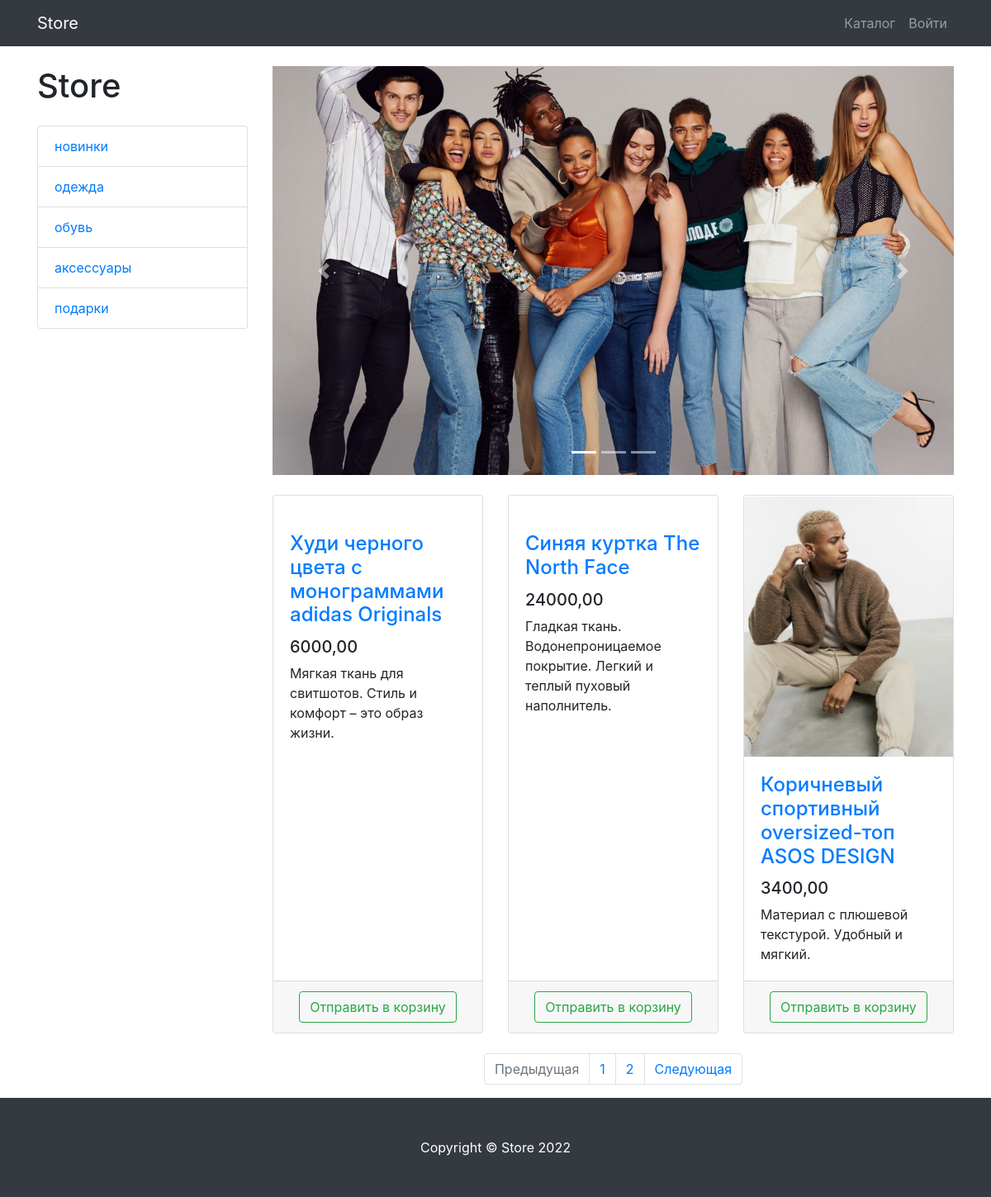
Page /products on the committed database.
### products/models.py (models this page shows, shortened)
class ProductCategory(models.Model):
    name = models.CharField(max_length=128, unique=True)
    slug = models.SlugField(max_length=128, unique=True, db_index=True)
    description = models.TextField(null=True, blank=True)
    is_visible = models.BooleanField(default=True)
    position = models.PositiveSmallIntegerField(unique=True)
    class Meta:
        verbose_name = 'Category'
        verbose_name_plural = 'Categories'

class Product(models.Model):
    name = models.CharField(max_length=256)
    slug = models.SlugField(max_length=256, unique=True, db_index=True)
    description = models.TextField()
    price = models.DecimalField(max_digits=10, decimal_places=2)
    quantity = models.PositiveIntegerField(default=0)
    image = models.ImageField(upload_to='products_images')
    category = models.ForeignKey(to=ProductCategory, on_delete=models.CASCADE)
    is_visible = models.BooleanField(default=True)
    position = models.PositiveSmallIntegerField()
    class Meta:
        verbose_name = 'Product'
        verbose_name_plural = 'Products'

### products/views.py (the view)
# urls.py: path('', ProductsListView.as_view(), name='index'),
class ProductsListView(TitleMixin, ListView):
    model = Product
    template_name = 'products/products.html'
    paginate_by = 3
    title = 'Store - Каталог'
    def get_queryset(self):
        queryset = super(ProductsListView, self).get_queryset()
        category_id = self.kwargs.get('category_id')
        return queryset.filter(category_id=category_id) if category_id else queryset
    def get_context_data(self, *, object_list=None, **kwargs):
        context = super(ProductsListView, self).get_context_data()
        context['categories'] = ProductCategory.objects.all()
        return context

### common/views.py (called while the page is built)
    def get_context_data(self, **kwargs):
        context = super(TitleMixin, self).get_context_data(**kwargs)
        context['title'] = self.title
        return context

### products/context_processors.py (called while the page is built)
def baskets(request):
    user = request.user
    return {'baskets': Basket.objects.filter(user=user) if user.is_authenticated else []}

### products/templates/products/products.html (shortened to what this page needs)
{% extends 'products/base.html' %}
{% load static %}
{% block css %}
	<link href="{% static 'vendor/css/products.css' %}" rel="stylesheet">
{% endblock %}
{% block content %}
	<div class="container">
    <div class="row">
        <div class="col-lg-3">
            <h1 class="my-4">Store</h1>
            <div class="list-group">
                {% for category in categories %}
                	<a href="{% url 'products:category' category.id %}" class="list-group-item">
                        {{ category.name }}
                    </a>
                {% endfor %}
            </div>
        </div>
        <div class="col-lg-9">
            <div id="carouselExampleIndicators" class="carousel slide my-4" data-ride="carousel">
                <ol class="carousel-indicators">
                    <li data-target="#carouselExampleIndicators" data-slide-to="0" class="active"></li>
                    <li data-target="#carouselExampleIndicators" data-slide-to="1"></li>
                    <li data-target="#carouselExampleIndicators" data-slide-to="2"></li>
                </ol>
                <div class="carousel-inner" role="listbox">
                    <div class="carousel-item active">
                        <img class="d-block img-fluid" src="/static/vendor/img/slides/slide-1.jpg" alt="First slide">
                    </div>
                </div>
                <a class="carousel-control-prev" href="#carouselExampleIndicators" role="button" data-slide="prev">
                    <span class="carousel-control-prev-icon" aria-hidden="true"></span>
                </a>
                <a class="carousel-control-next" href="#carouselExampleIndicators" role="button" data-slide="next">
                    <span class="carousel-control-next-icon" aria-hidden="true"></span>
                </a>
            </div>
            <div class="row">
                {% for product in object_list %}
                	<div class="col-lg-4 col-md-6 mb-4">
                    <div class="card h-100">
                        <a href="#">
                            <img class="card-img-top"
                                 src="{{product.image.url}}"
                                 alt="">
                        </a>
                        <div class="card-body">
                            <h4 class="card-title">
                                <a href="#">{{ product.name }}</a>
                            </h4>
                            <h5>{{ product.price }}</h5>
                            <p class="card-text">{{ product.description }}</p>
                        </div>
                        <div class="card-footer text-center">
                            <a class="btn btn-outline-success"
                               href="{% url 'products:basket_add' product.id %}">
                                Отправить в корзину
                            </a>
                        </div>
                    </div>
                </div>
                {% endfor %}
            </div>
            {% if is_paginated %}
            <nav aria-label="Page navigation example">
                <ul class="pagination justify-content-center">
                    <li class="page-item {% if not page_obj.has_previous %} disabled {% endif %}">
                        <a class="page-link"
                           href="{% if page_obj.has_previous %} {% url 'products:paginator' page_obj.previous_page_number %} {% else %} # {% endif %}"
                           tabindex="-1" aria-disabled="true">
                            Предыдущая
                        </a>
                    </li>
                    {% for page in paginator.page_range %}
                        <li class="page-item">
                            <a class="page-link" href="{% url 'products:paginator' page %}">
                                {{ page }}
                            </a>
                        </li>
                    {% endfor %}
                    <li class="page-item {% if not page_obj.has_next %} disabled{% endif %} ">
                        <a class="page-link"
                           href="{% if page_obj.has_next %} {% url 'products:paginator' page_obj.next_page_number %} {% else %} # {% endif %} ">
                            Следующая
                        </a>
                    </li>
                </ul>
            </nav>
             {% endif %}
        </div>
    </div>
</div>
{% endblock %}
{% block footer %}
	<footer class="py-5 bg-dark">
    <div class="container">
        <p class="m-0 text-center text-white">Copyright &copy; Store 2022</p>
    </div>
</footer>
{% endblock %}

### products/templates/products/base.html (shortened to what this page needs)
{% load static %}
<!DOCTYPE html>
<html lang="en">
<head>
    <link href="{% static 'vendor/bootstrap/css/bootstrap.min.css' %}" rel="stylesheet">
    {% block css %} {% endblock %}
</head>
<body>
<nav class="navbar navbar-expand-lg navbar-dark bg-dark fixed-top">
    <div class="container">
        <a class="navbar-brand" href="{% url 'index' %}">Store</a>
        <div class="collapse navbar-collapse" id="navbarResponsive">
            <ul class="navbar-nav ml-auto">
                <li class="nav-item">
                    <a class="nav-link" href="{% url 'products:index' %}">Каталог  </a>
                </li>
                {% if user.is_authenticated %}
                    <li class="nav-item dropdown">
                    <a class="nav-link dropdown-toggle" href="#" id="navbarDropdown" role="button"
                       data-bs-toggle="dropdown" aria-expanded="false">
                        <i class="fas fa-user-circle"></i>
                    </a>
                    <ul class="dropdown-menu" aria-labelledby="navbarDropdown">
                        <li>
                            <a class="dropdown-item" href="{% url 'users:profile' user.id %}">Профиль</a>
                        </li>
                        <li><a class="dropdown-item" href="orders/orders.html">Заказы</a></li>
                        {% if user.is_superuser or user.is_staff %}
                            <li>
                                <a class="dropdown-item" href="{% url 'admin:index' %}">
                                    Админ-панель
                                </a>
                            </li>
                        {% endif %}
                        <li>
                            <hr class="dropdown-divider">
                        </li>
                        <li>
                            <a class="dropdown-item" href="{% url 'users:logout' %}">
                                Выйти
                            </a>
                        </li>
                    </ul>
                </li>
                {% else %}
                    <li class="nav-item">
                    <a class="nav-link" href="{% url 'users:login' %}">Войти </a>
                </li>
                {% endif %}
            </ul>
        </div>
    </div>
</nav>
{% block content %} {% endblock %}
{% block footer %} {% endblock %}
</body>
</html>

### rows in the picture
ProductCategory: name "новинки"
ProductCategory: name "одежда"
ProductCategory: name "обувь"
ProductCategory: name "аксессуары"
ProductCategory: name "подарки"
Product: name "Худи черного цвета с монограммами adidas Originals", price "6000,00", description "Мягкая ткань для свитшотов. Стиль и комфорт – это образ жизни."
Product: name "Синяя куртка The North Face", price "24000,00", description "Гладкая ткань. Водонепроницаемое покрытие. Легкий и теплый пуховый наполнитель."
Product: image (picture), name "Коричневый спортивный oversized-топ ASOS DESIGN", price "3400,00", description "Материал с плюшевой текстурой. Удобный и мягкий."

### other values in the picture
{{ page }} "1" "2"
